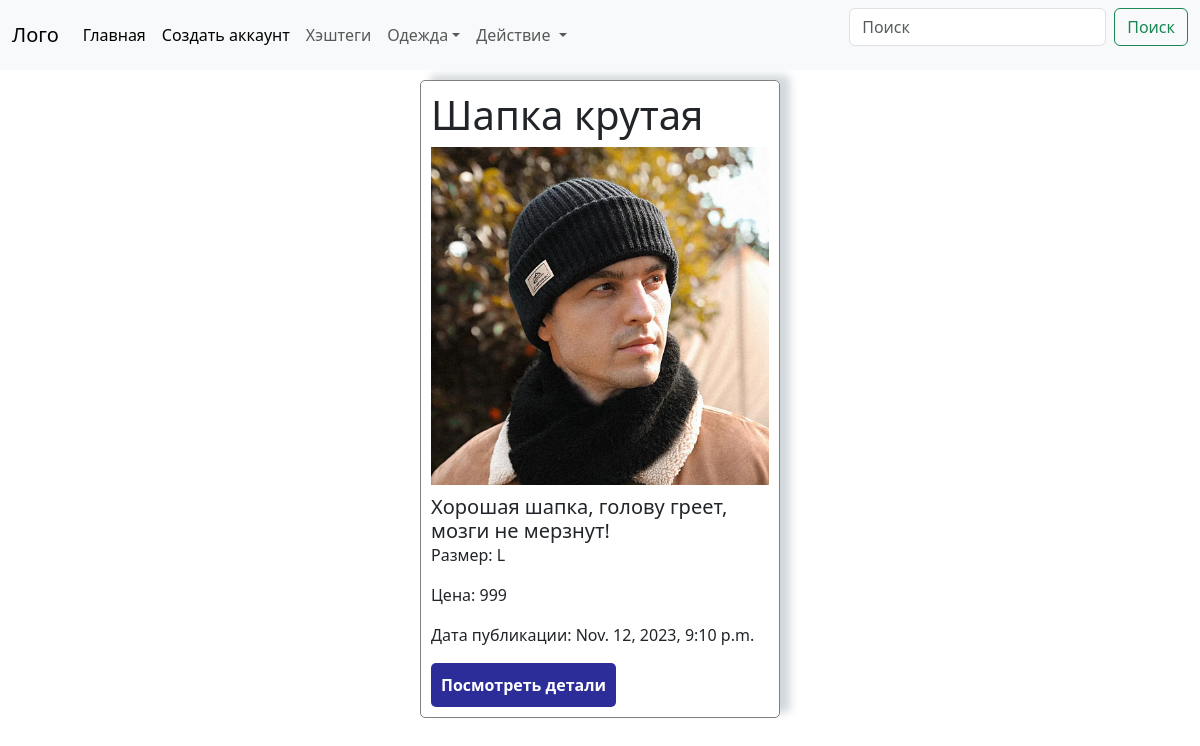
Screenshot of /cloth/products/men/ with the database file from the repository.
### cloth/models.py (models this page shows, shortened)
class ProductCL(models.Model):
    SEX = (
        ("Not Indicated", "Not Indicated"),
        ("men", "men"),
        ("women", "Women"),
        ("Uni", "Uni"),
        ("Kids", "Kids")
    )
    SIZES = (
        ("S", "S"),
        ("M", "M"),
        ("L", "L"),
        ("XL", "XL"),
        ("XXL", "XXL"),
        ("All sizes available", "All sizes available")
    )
    name = models.CharField(max_length=100)
    image = models.ImageField(upload_to="")
    description = models.TextField(blank=True)
    sex = models.CharField(max_length=100, choices=SEX, default=SEX[0])
    size = models.CharField(max_length=25, choices=SIZES, default=SIZES[0])
    price = models.CharField(max_length=20)
    tag = models.ManyToManyField(TagCL, related_name="content_name")
    created_at = models.DateTimeField(auto_now_add=True)

### cloth/views.py (the view)
# urls.py: path('cloth/products/men/', views.men_clothing, name='men_clothing'),
def men_clothing(request):
    return sort_products_by_tag(request, "men")

### cloth/views.py (called while the page is built)
def sort_products_by_tag(request, tag_name):
    tag = get_object_or_404(TagCL, name=tag_name)
    products = ProductCL.objects.filter(tag=tag)
    context = {"products": products, "tag":tag}
    return render(request, "cloth/products_by_tag.html", context)

### templates/cloth/products_by_tag.html (shortened to what this page needs)
{% include "header.html" %}
<!DOCTYPE html>
<html lang="en">
<head>
</head>
<body>
<div class="books">
        {%for cloth in products %}
        <div class="book" >
            <h1>{{cloth.name}}</h1>
            <div class="book_image">
            <img src="{{cloth.image.url}}" class="card-img-top" alt="...">
            </div>
            <div class="book_info" style="padding-top:10px">
                <h5 class="card-title">{{cloth.description}}</h5>
                <p class="card-text">Размер: {{cloth.size}}</p>
                <p class="card-text">Цена: {{cloth.price}}</p>
                <p class="card-text">Дата публикации: {{cloth.created_at}}</p>
                <a href=" {% url 'cloth_detail' id=cloth.id %}"><button class="detail_btn" >Посмотреть детали</button></a>
                </div>
        </div>
        {% endfor %}
    </div>
</body>
</html>
{% include 'footer.html' %}

### static/css/style.css (style rules this page uses)
* { box-sizing:border-box; }
.books { display:flex; flex-wrap:wrap; justify-content: space-around; align-items: flex-start; }
.book { margin: 10px; width: 30%; padding: 10px; border: 1px solid gray; border-radius: 5px; box-shadow: 10px -5px 8px 0px rgba(34, 60, 80, 0.2); }
.detail_btn { cursor: pointer; padding: 10px; border:none; border-radius: 5px; background-color: #2d2d9a; font-weight: bold; color: #fff; }
.book_image { width:100%; }
img { width:100% !important; }
a { text-decoration: none; color: inherit; }

### rows the page displays
ProductCL: name "Шапка крутая", image (picture), description "Хорошая шапка, голову греет, мозги не мерзнут!", size "L", price "999", created_at "Nov. 12, 2023, 9:10 p.m."
